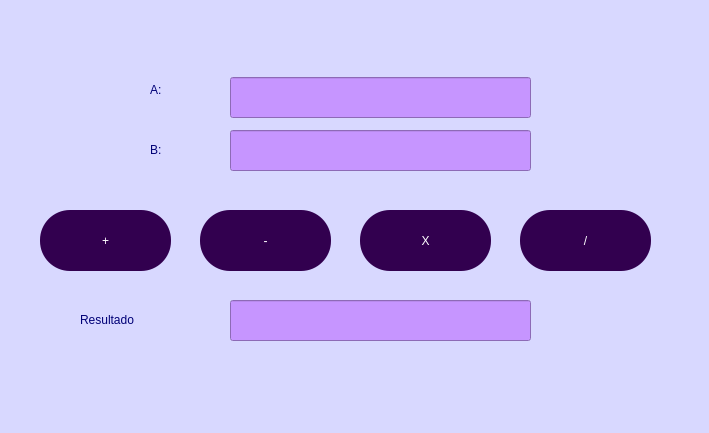
<?xml version="1.0" encoding="UTF-8"?>
<ui version="4.0">
 <class>Form</class>
 <widget class="QWidget" name="Form">
  <property name="geometry">
   <rect>
    <x>0</x>
    <y>0</y>
    <width>709</width>
    <height>433</height>
   </rect>
  </property>
  <property name="windowTitle">
   <string>Form</string>
  </property>
  <property name="styleSheet">
   <string notr="true">background-color: rgb(216, 216, 255);</string>
  </property>
  <widget class="QLabel" name="label_2">
   <property name="geometry">
    <rect>
     <x>150</x>
     <y>140</y>
     <width>63</width>
     <height>20</height>
    </rect>
   </property>
   <property name="styleSheet">
    <string notr="true">font: 15pt &quot;Arial&quot;;
color: rgb(0, 0, 118);</string>
   </property>
   <property name="text">
    <string>B:</string>
   </property>
  </widget>
  <widget class="QLabel" name="label">
   <property name="geometry">
    <rect>
     <x>150</x>
     <y>80</y>
     <width>63</width>
     <height>20</height>
    </rect>
   </property>
   <property name="styleSheet">
    <string notr="true">font: 15pt &quot;Arial&quot;;
color: rgb(0, 0, 118);</string>
   </property>
   <property name="text">
    <string>A:</string>
   </property>
  </widget>
  <widget class="QLineEdit" name="txtResultado">
   <property name="enabled">
    <bool>false</bool>
   </property>
   <property name="geometry">
    <rect>
     <x>230</x>
     <y>300</y>
     <width>301</width>
     <height>41</height>
    </rect>
   </property>
   <property name="font">
    <font>
     <pointsize>12</pointsize>
    </font>
   </property>
   <property name="styleSheet">
    <string notr="true">background-color: rgb(198, 149, 255);
border-color: rgb(0, 98, 255);</string>
   </property>
   <property name="alignment">
    <set>Qt::AlignRight|Qt::AlignTrailing|Qt::AlignVCenter</set>
   </property>
  </widget>
  <widget class="QPushButton" name="btnSumar">
   <property name="geometry">
    <rect>
     <x>40</x>
     <y>210</y>
     <width>131</width>
     <height>61</height>
    </rect>
   </property>
   <property name="styleSheet">
    <string notr="true">background-color: rgb(50, 0, 79);
font: 16pt &quot;Times New Roman&quot;;
color: rgb(255, 255, 255);
border_color: 5px white;
border-radius: 30px;</string>
   </property>
   <property name="text">
    <string>+</string>
   </property>
  </widget>
  <widget class="QLineEdit" name="txtA">
   <property name="geometry">
    <rect>
     <x>230</x>
     <y>77</y>
     <width>301</width>
     <height>41</height>
    </rect>
   </property>
   <property name="font">
    <font>
     <pointsize>12</pointsize>
    </font>
   </property>
   <property name="styleSheet">
    <string notr="true">background-color: rgb(198, 149, 255);
border-color: rgb(0, 98, 255);</string>
   </property>
   <property name="alignment">
    <set>Qt::AlignRight|Qt::AlignTrailing|Qt::AlignVCenter</set>
   </property>
  </widget>
  <widget class="QLabel" name="label_3">
   <property name="geometry">
    <rect>
     <x>80</x>
     <y>310</y>
     <width>131</width>
     <height>20</height>
    </rect>
   </property>
   <property name="styleSheet">
    <string notr="true">font: 15pt &quot;Arial&quot;;
color: rgb(0, 0, 118);</string>
   </property>
   <property name="text">
    <string>Resultado</string>
   </property>
  </widget>
  <widget class="QLineEdit" name="txtB">
   <property name="geometry">
    <rect>
     <x>230</x>
     <y>130</y>
     <width>301</width>
     <height>41</height>
    </rect>
   </property>
   <property name="font">
    <font>
     <pointsize>12</pointsize>
    </font>
   </property>
   <property name="styleSheet">
    <string notr="true">background-color: rgb(198, 149, 255);</string>
   </property>
   <property name="alignment">
    <set>Qt::AlignRight|Qt::AlignTrailing|Qt::AlignVCenter</set>
   </property>
  </widget>
  <widget class="QPushButton" name="btnRestar">
   <property name="geometry">
    <rect>
     <x>200</x>
     <y>210</y>
     <width>131</width>
     <height>61</height>
    </rect>
   </property>
   <property name="styleSheet">
    <string notr="true">background-color: rgb(50, 0, 79);
font: 16pt &quot;Times New Roman&quot;;
color: rgb(255, 255, 255);
border_color: 5px white;
border-radius: 30px;</string>
   </property>
   <property name="text">
    <string>-</string>
   </property>
  </widget>
  <widget class="QPushButton" name="btnMultiplicar">
   <property name="geometry">
    <rect>
     <x>360</x>
     <y>210</y>
     <width>131</width>
     <height>61</height>
    </rect>
   </property>
   <property name="styleSheet">
    <string notr="true">background-color: rgb(50, 0, 79);
font: 16pt &quot;Times New Roman&quot;;
color: rgb(255, 255, 255);
border_color: 5px white;
border-radius: 30px;</string>
   </property>
   <property name="text">
    <string>X</string>
   </property>
  </widget>
  <widget class="QPushButton" name="btnDividir">
   <property name="geometry">
    <rect>
     <x>520</x>
     <y>210</y>
     <width>131</width>
     <height>61</height>
    </rect>
   </property>
   <property name="styleSheet">
    <string notr="true">background-color: rgb(50, 0, 79);
font: 16pt &quot;Times New Roman&quot;;
color: rgb(255, 255, 255);
border_color: 5px white;
border-radius: 30px;</string>
   </property>
   <property name="text">
    <string>/</string>
   </property>
  </widget>
 </widget>
 <resources/>
 <connections/>
</ui>
